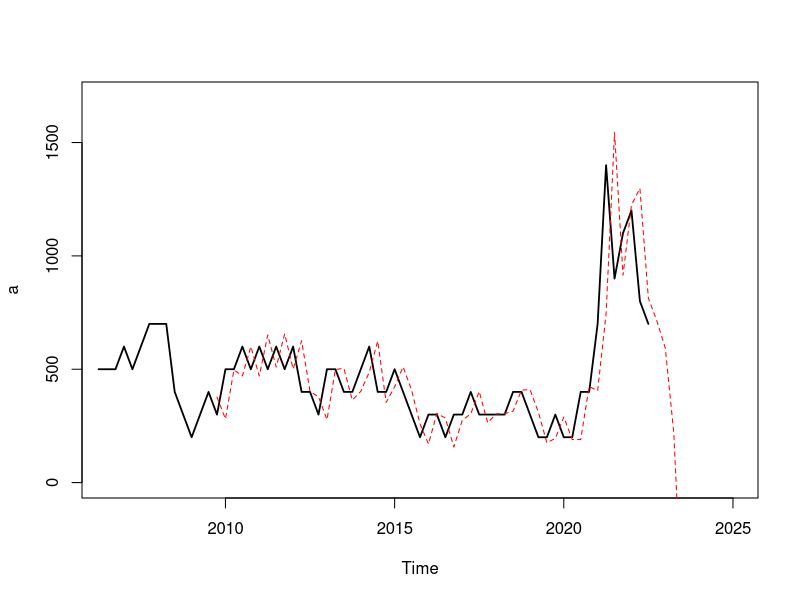
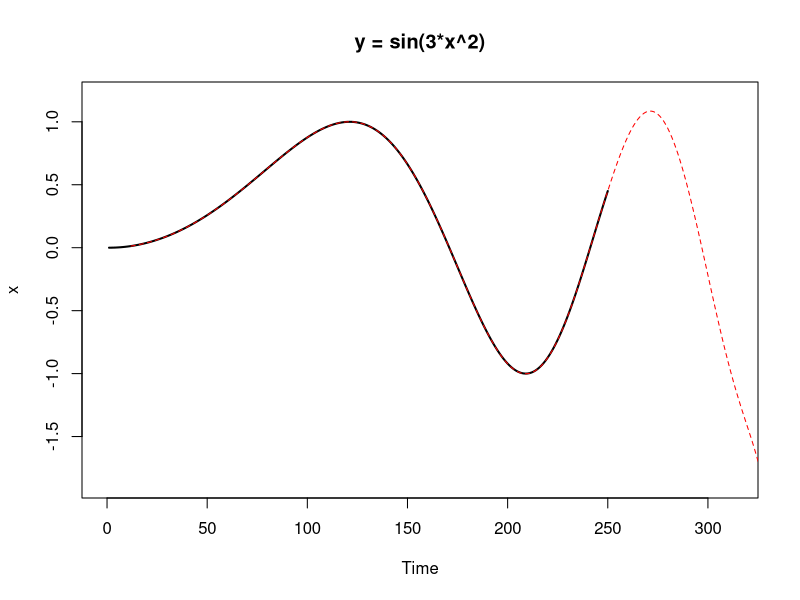
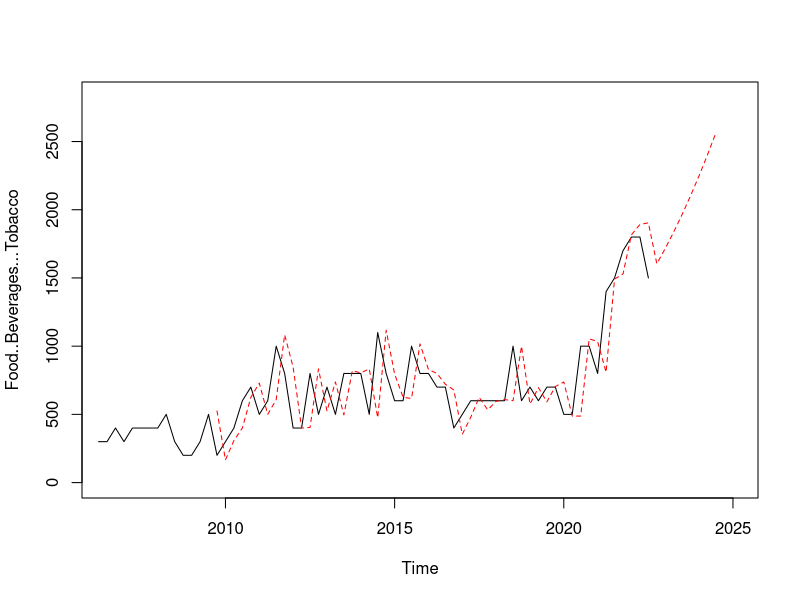
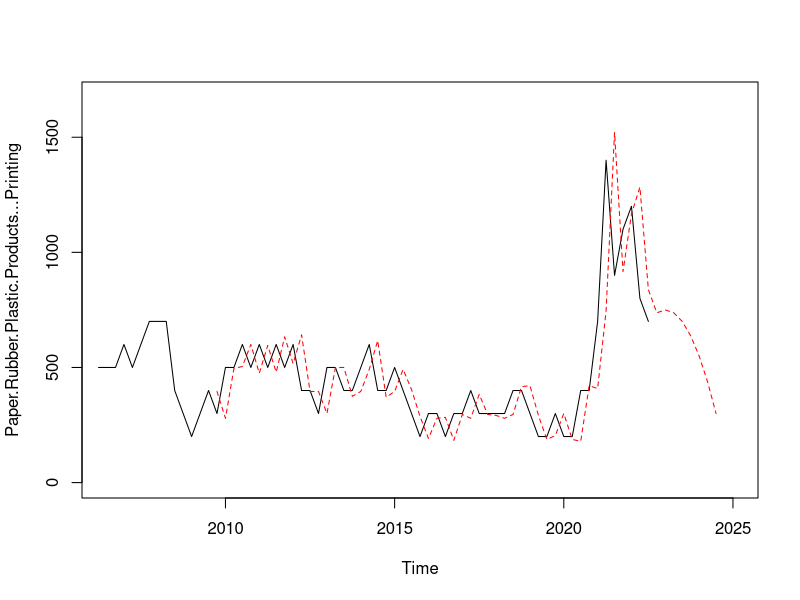
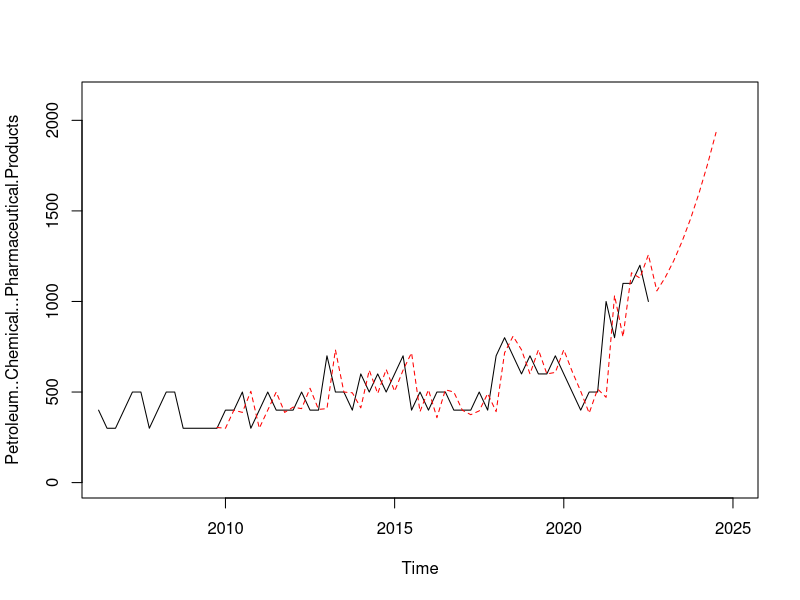
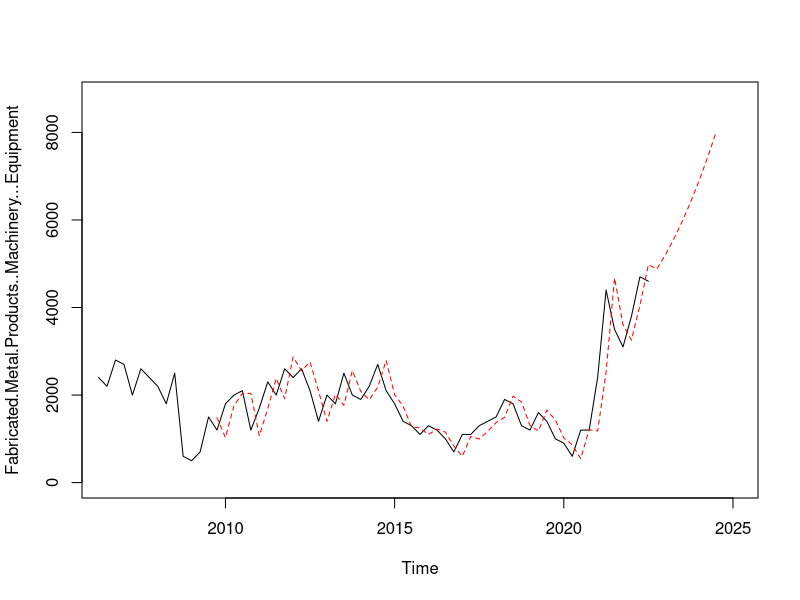
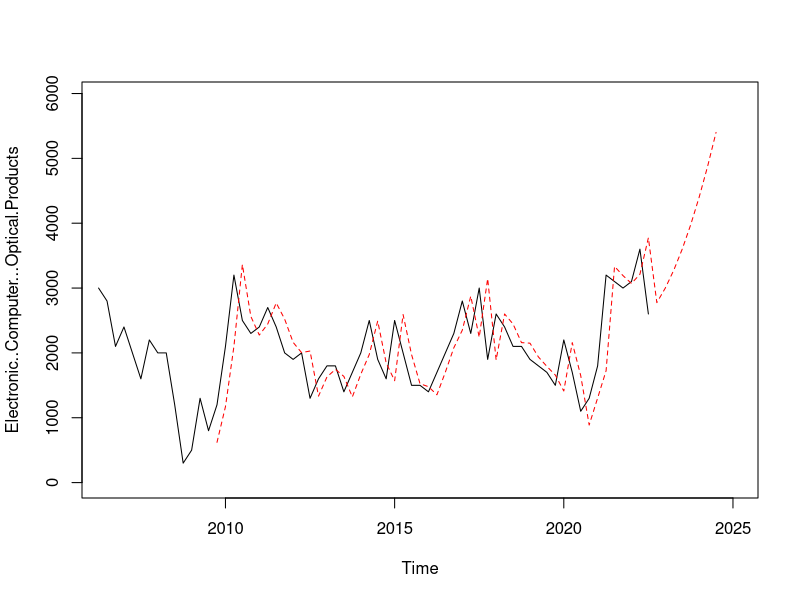
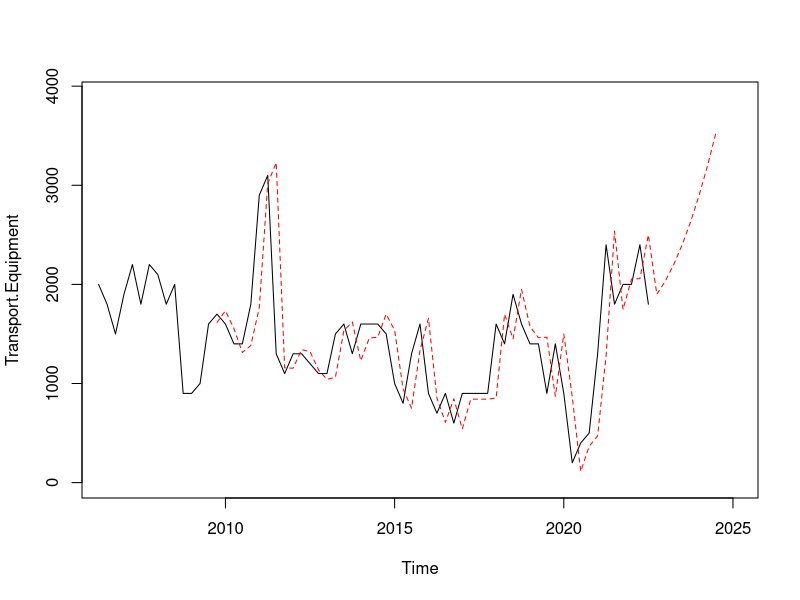

Generate these figures, in order, with R: (Note: this script raises an error after producing the figures.)
## ---- chunk 1
library("xts")
library("pracma")
library("Metrics")

setwd("D:/Work/Projects/bc2407-linkedin/Industry Forecast")

industry.df <- read.csv("Dataset/industry_demand_child_q.csv")
## ---- chunk 2
cols <- colnames(within(industry.df, rm('Time')))
industry.ts <- ts(industry.df, frequency=4, start=c(2006,2))
## ---- chunk 3
TaylorApproximation <- function(v0, derivatives, lookAheadPeriod, stepSize){
  out <- rep(v0, lookAheadPeriod)
  for (lookAhead in 1:lookAheadPeriod){
    count <- 1
    for (derivative in derivatives){
      out[lookAhead] <- out[lookAhead] + (derivative/factorial(count))*((lookAhead*stepSize)^count)
      count <- count + 1
    }
  }
  
  return (out)
}
## ---- chunk 4
TaylorExpansionModelAvg <- function(x, lag, degree, freq, forecastPeriod, stepSize){
  offset <- lag + degree
  inSample <- rep(0, length(x) - offset + forecastPeriod)
  inSample <- ts(inSample, frequency=freq, start=time(x)[offset + 1])
  derivatives <- rep(0, degree)
  
  x_diff <- list()
  
  for (deg in 1:degree){
    x_diff[[deg]] <- diff(x, difference=deg)
  }
  
  for (i in 1:(length(x)-offset)){
    for (j in 1:degree){
      derivatives[j] <- mean(x_diff[[j]][(i+(degree-j)):(i+(degree-j)+lag-1)])/stepSize^j
    }
    
    
    if (i == (length(x)-offset)){
      print(derivatives)
      inSample[i] <- TaylorApproximation(x[i+offset-1], derivatives, 1, stepSize)
      inSample[(i+1):(i+forecastPeriod)] <- TaylorApproximation(x[i+offset], derivatives, forecastPeriod, stepSize)
      print(TaylorApproximation(x[i+offset], derivatives, forecastPeriod, stepSize))
    }
    else{
      inSample[i] <- TaylorApproximation(x[i+offset-1], derivatives, 1, stepSize)
    }
  }
  
  return (inSample)
}
## ---- chunk 5
x = linspace(0, 20, 20)
y = x^2
y = ts(y, freq=1, start=1)
diff(y, differences = 1)/(x[2] - x[1])
diff(y, differences = 2)/(x[2] - x[1])^2

## ---- chunk 6
x = linspace(0, 1.5, 250)
x = sin(3*x^2)
x = ts(x, freq=1, start=1)

a = industry.ts[,3]

pred = TaylorExpansionModelAvg(a, lag=10, degree=4, freq=4, forecastPeriod=8, stepSize=0.25)

plot(a, ylim=c(0, max(pred)*1.1), xlim=c(2006.5, 2025), lwd=1.75)
lines(pred, lty=2, col='red')

pred = TaylorExpansionModelAvg(x, lag=1, degree=10, freq=1, forecastPeriod=75, stepSize=(2.5/250))

plot(x, ylim=c(-abs(min(pred)*1.1), max(pred)*1.1), xlim=c(0, length(x)*1.25), lwd=2)
title('y = sin(3*x^2)')
lines(pred, lty=2, col='red')
## ---- chunk 7
MDirAcc <- function(Actual, Forecast, lag=1) {
    return( mean(sign(diff(Actual, lag=lag))==sign(diff(Forecast, lag=lag))) )
}
## ---- chunk 8
TE_RMSE <- c()
TE_MAPE <- c()
TE_MDA <- c()

for (col in cols){
  #print("Creating model for:")
  #print(col)
  tempTS <- ts(industry.df[col], frequency=4, start=c(2006,2))
  pred = TaylorExpansionModelAvg(tempTS, lag=12, degree=2, freq=4, forecastPeriod=8, stepSize=0.25)
  
  TE_RMSE <- c(TE_RMSE, rmse(pred, tempTS))
  TE_MAPE <- c(TE_MAPE, mape(pred, tempTS))
  TE_MDA <- c(TE_MDA, MDirAcc(tempTS, pred, 4))
  
  #plot(tempTS, ylab=col, ylim=c(0, max(pred)*1.1), xlim=c(2006.5, 2025))
  #lines(pred, lty=2, col='red')
}

TE_RMSE <- mean(TE_RMSE)
TE_MAPE <- mean(TE_MAPE)
TE_MDA <- mean(TE_MDA)
## ---- chunk 9
forecast <- data.frame(matrix(ncol=33, nrow=60))
colnames(forecast) <- c("Time", cols)
forecast["Time"] <- index(ts(start=c(2009, 4), frequency=4))

for (col in cols){
  print("Creating model for:")
  print(col)
  tempTS <- ts(industry.df[col], frequency=4, start=c(2006,2))
  pred = TaylorExpansionModelAvg(tempTS, lag=12, degree=2, freq=4, forecastPeriod=8, stepSize=0.25)
  
  forecast[col] <- pred
  
  plot(tempTS, ylab=col, ylim=c(0, max(pred)*1.1), xlim=c(2006.5, 2025))
  lines(pred, lty=2, col='red')
}
## ---- chunk 10

forecast[forecast < 0] <- 0
write.csv(forecast, "Forecast/Industry Forecast.csv", row.names = FALSE)
